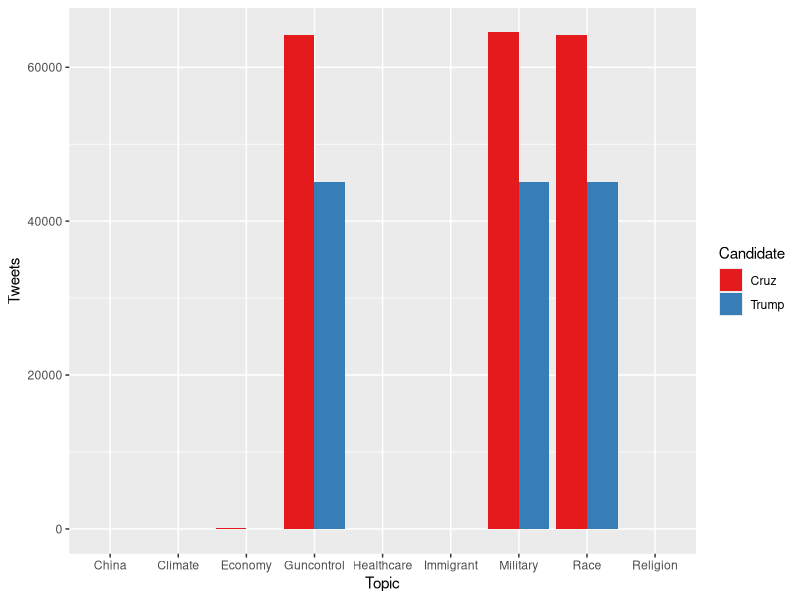

R code for this plot:


library(ggplot2)
TwitterTweets <- read.table(
  header=TRUE, text='Candidate  Topic Tweets
  1  Cruz    Economy     60
  2  Trump      Economy     45 
  3  Cruz China      5
  4   Trump China      4
  5    Cruz Healthcare       36
  6   Trump  Healthcare      22
  7    Cruz    Guncontrol     64172
  8   Trump     Guncontrol     45070
  9    Cruz  Immigrant     13
  10   Trump   Immigrant     24
  11   Cruz  Military    64529
  12   Trump     Military     45109
  13  Cruz  Climate 0
  14  Trump Climate 0
  15 Cruz Race 64158
  16 Trump Race 45048
  17 Cruz Religion 26
  18 Trump Religion 32')

ggplot(TwitterTweets, aes(Topic, Tweets, fill = Candidate)) + 
  geom_bar(stat="identity", position = "dodge") + 
  scale_fill_brewer(palette = "Set1") # + geom_point(aes(alpha = Tweets))